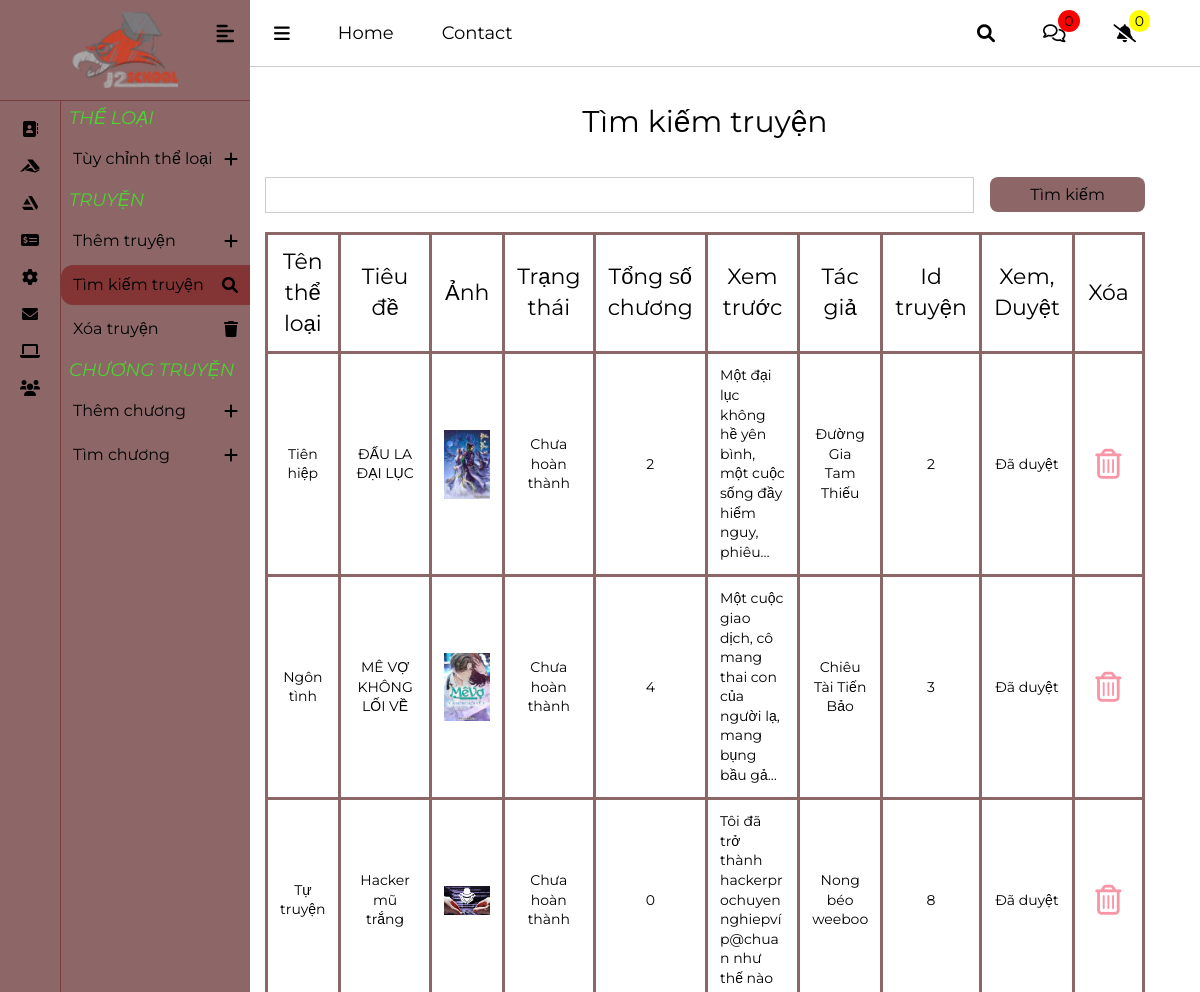
The page /admin/novel/search.php (upper part) on the database as committed earlier.
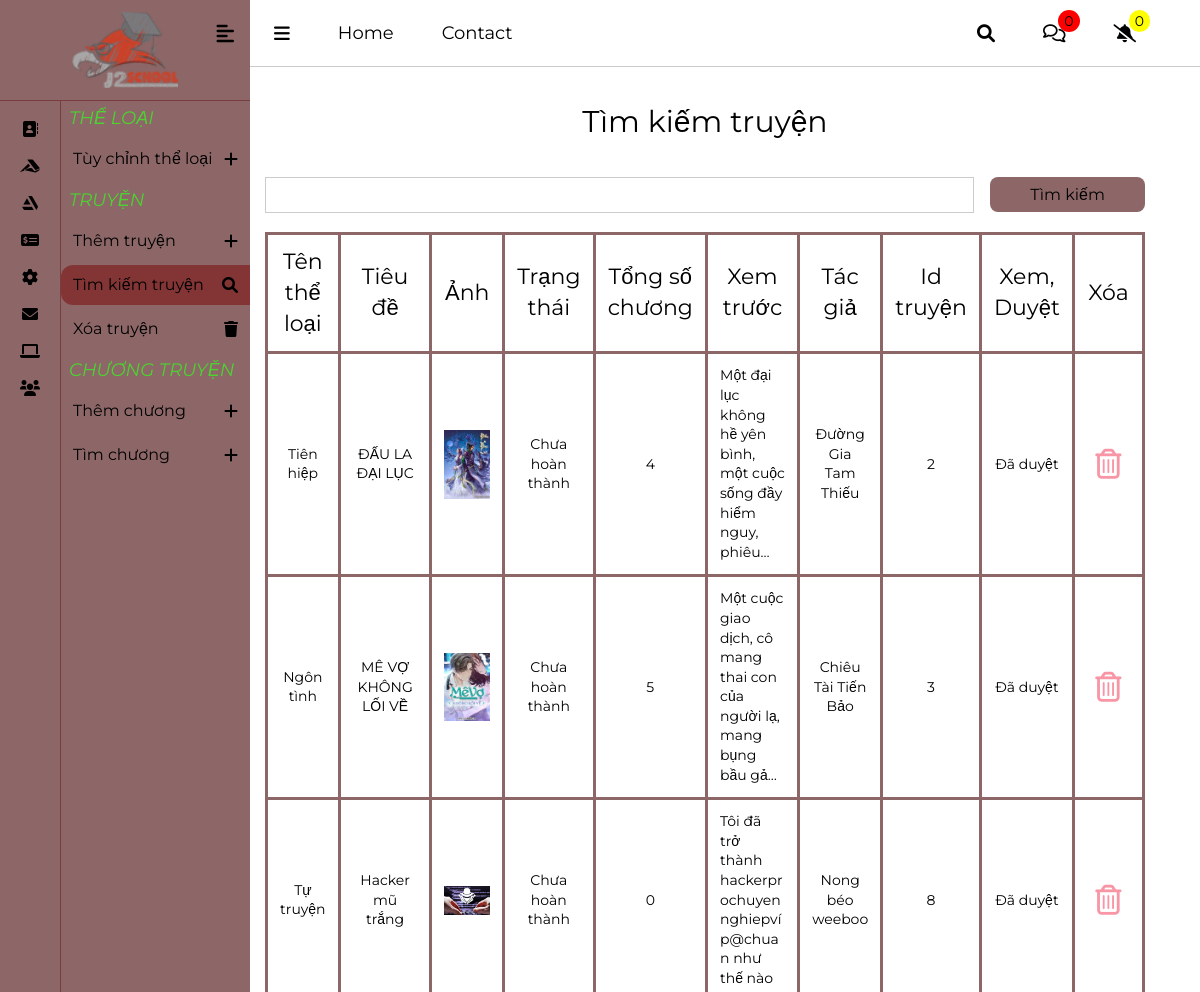
The same page on the database as committed later.
### tables this page shows
CREATE TABLE IF NOT EXISTS `novel` (
  `id` int(11) NOT NULL AUTO_INCREMENT,
  `user_id` int(11) NOT NULL,
  `category_id` int(11) NOT NULL,
  `title` varchar(100) NOT NULL,
  `status` varchar(50) NOT NULL DEFAULT 'Chưa hoàn thành',
  `author` varchar(50) NOT NULL,
  `img_link` varchar(255) NOT NULL,
  `total_chapters` int(11) NOT NULL DEFAULT '0',
  `pre_view` text NOT NULL,
  `view_count` int(11) NOT NULL DEFAULT '0',
  `verify` bit(1) NOT NULL DEFAULT b'0',
  `create_at` datetime NOT NULL DEFAULT CURRENT_TIMESTAMP,
  PRIMARY KEY (`id`),
  UNIQUE KEY `title` (`title`)
);

CREATE TABLE IF NOT EXISTS `categories` (
  `id` int(11) NOT NULL AUTO_INCREMENT,
  `category_name` varchar(255) NOT NULL,
  PRIMARY KEY (`id`),
  UNIQUE KEY `category_name` (`category_name`)
);

### admin/novel/search.php (the view, shortened to what this page needs)
<?php
    require_once("../../cdb.php");
    $role = 1;
    $p = isset($_REQUEST["p"]) ? addslashes($_REQUEST["p"]) * 1 : 0;
	if ($p < 1) $p = 1;
    $search = "";
    $nop = 5;
    $offset = $nop * ($p - 1);
    $sql = "select
    novel.*,
    categories.category_name as c_name
    from novel
    join categories on novel.category_id = categories.id
    where novel.title like '%$search%'
    or category_name like '%$search%'
    or author like '%$search%'
    or pre_view like '%$search%'
    order by novel.id
    limit $nop offset $offset";
    $result = mysqli_query($conn, $sql);
?>
<!DOCTYPE html>
<html lang="en">
<head>
    <link rel="stylesheet" href="../../css/reset1.css">
    <link rel="stylesheet" href="../../css/base1.css">
    <link rel="stylesheet" href="../../css/style1.css">
    <link rel="stylesheet" href="https://cdnjs.cloudflare.com/ajax/libs/font-awesome/6.0.0-beta3/css/all.min.css" />
</head>
<body>
    <?php require_once ('../root/header_admin.php'); ?>
    <?php require_once ('../root/menu.php'); ?>
    <div class="wrapper">
        <form class="form form__process" method="GET">
            <h1 class= "form__title">Tìm kiếm truyện</h1>
            <div class="form__search">
                <input name="search" type="search" value="<?php echo $search ?>" />
                <button>Tìm kiếm</button>
            </div>
            <table >
                <tr>
                    <th>Tên thể loại</th>
                    <th>Tiêu đề</th>
                    <th>Ảnh</th>
                    <th>Trạng thái</th>
                    <th>Tổng số chương</th>
                    <th>Xem trước</th>
                    <?php if($role == 1) { ?>
                        <th>Tác giả</th>
                        <th>Id truyện</th>
                        <th>Xem, Duyệt</th>
                        <th>Xóa</th>
                    <?php } ?>
                </tr>
                <?php foreach ($result as $item) {?>
                    <tr>
                        <td><?php echo $item['c_name'];?></td>
                        <td><?php echo $item['title'];?></td>
                        <td>
                            <img src="../../photos/<?php echo $item['img_link']?>">
                        </td>
                        <td><?php echo $item['status']?></td>
                        <td><?php echo $item['total_chapters'];?></td>
                        <td><p><?php echo nl2br($item['pre_view']);?></p></td>
                        <?php if($role == 1) { ?>
                            <td><?php echo $item['author'] ?></td>
                            <td><?php echo $item['id'];?></td>
                            <td>
                                <?php if($item['verify'] == 0) { ?>
                                    <a class="verify" href="view.php?id=<?php echo $item['id'];?>"><i class="fas fa-check-square"></i></a>
                                <?php } else {?>
                                    Đã duyệt
                                <?php } ?>
                            </td>
                            <td>
                                <a href="delete.php?id=<?php echo $item['id'];?>"><i class="fas fa-trash-alt"></i></a>
                            </td>
                        <?php } ?>
                    </tr>
                <?php } ?>
            </table>
            <br/>
            <br/>
        </form>
    </div>
</body>
</html>

Rows that differ between the two databases and show on the page:
changed novel "ĐẤU LA ĐẠI LỤC": total_chapters "2" → "4"
changed novel "MÊ VỢ KHÔNG LỐI VỀ": total_chapters "4" → "5"
